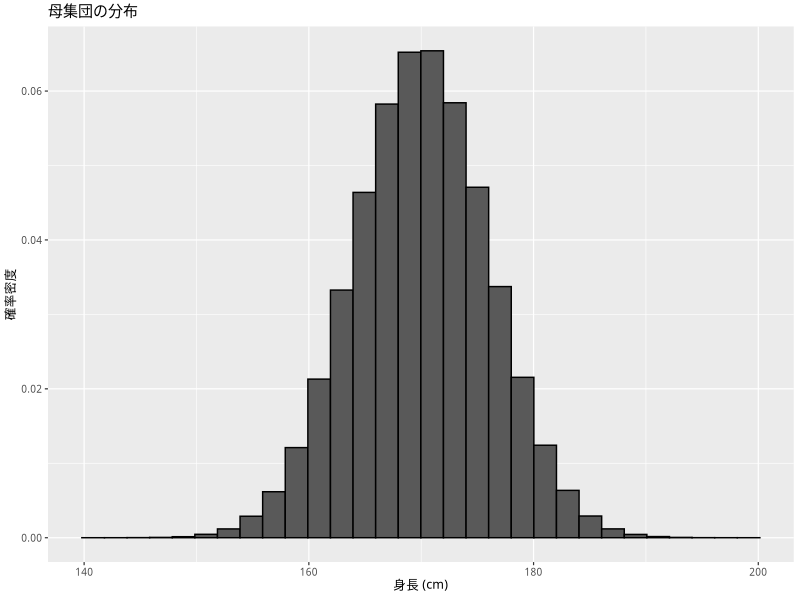
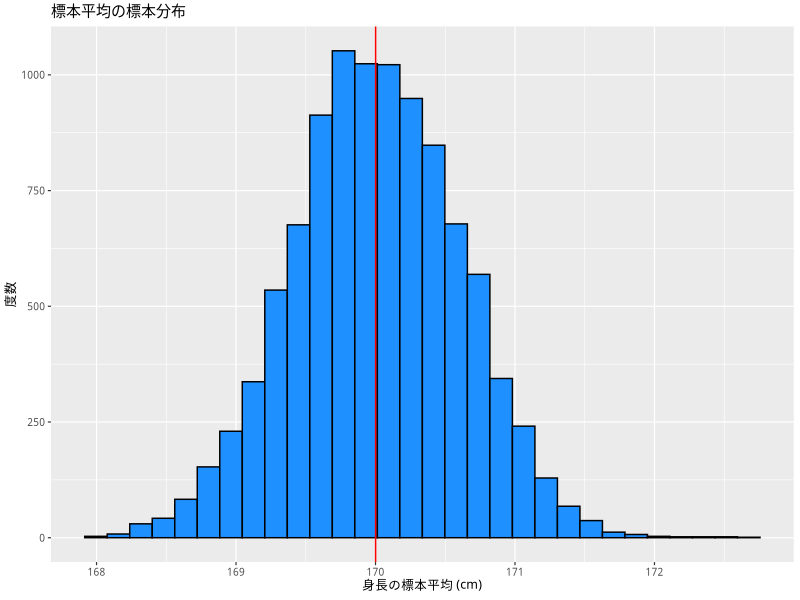
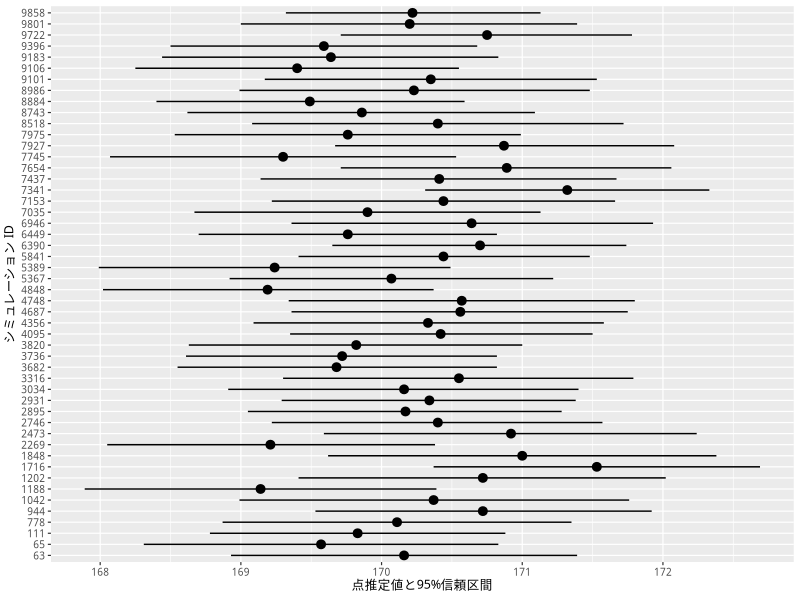
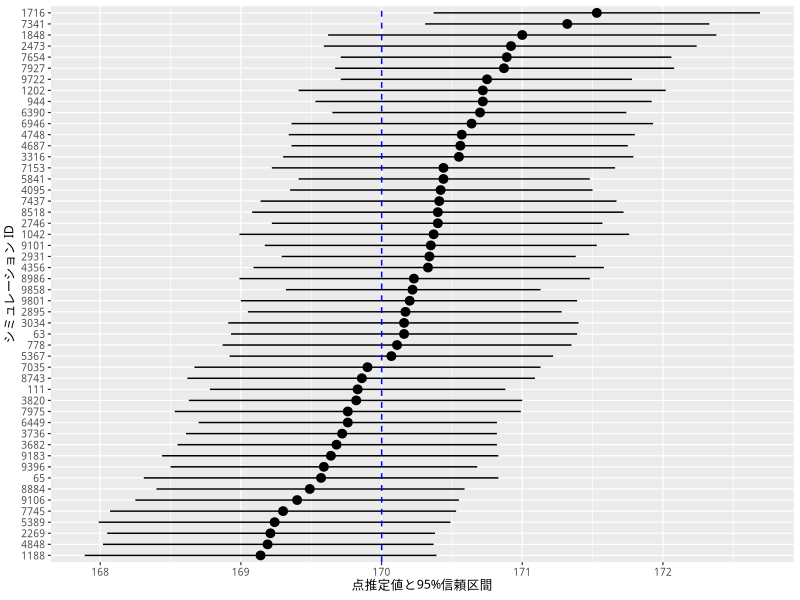
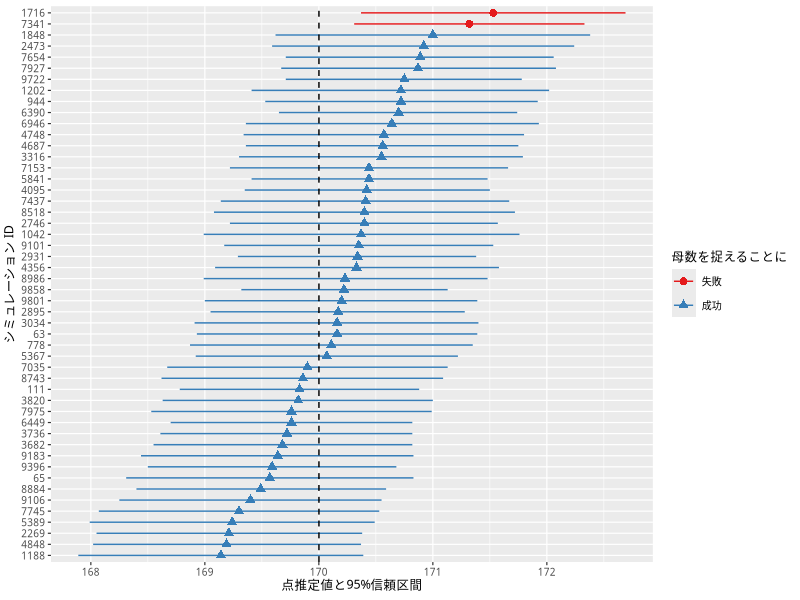

The R script that drew these images, in order:
## ---- chunk 1
#| message: false
library(tidyverse)
## 図の中で日本語を使えるようにする
## フォントの設定はお好みで
## （Unix/Linux ではIPAexフォントのインストールが必要かも）
if (.Platform$OS.type == "windows") { 
  my_font <- "Yu Gothic"  
} else if (capabilities("aqua")) { 
  my_font <- "HiraginoSans-W3"
} else {
  my_font <- "IPAexGothic"
}
theme_set(theme_gray(base_size = 9,
                     base_family = my_font))
## ---- chunk 2
#| echo: false
set.seed(2018-05-12)
## ---- chunk 3
pop <- rnorm(1e6, mean = 170, sd = 6)
## ---- chunk 4
#| message: false
pop_height <- ggplot(tibble(pop), 
                     aes(x = pop, 
                         y = after_stat(density))) +
  geom_histogram(color = "black") +
  labs(x = "身長 (cm)", 
       y = "確率密度", 
       title = "母集団の分布")
plot(pop_height)
## ---- chunk 5
mean(pop)
## ---- chunk 6
sd(pop)
## ---- chunk 7
N <- 100  # 標本サイズ
sample_1 <- sample(pop, size = N, replace = FALSE)
## ---- chunk 8
mean(sample_1)
## ---- chunk 9
(Q_95 <- qnorm((1 - 0.95) / 2, lower.tail= FALSE))
## ---- chunk 10
round(Q_95, digit = 2)
## ---- chunk 11
(Q_87 <- qnorm( (1 - 0.87) / 2, lower.tail = FALSE))
## ---- chunk 12
(var_1 <- var(sample_1))
## ---- chunk 13
(sd_1 <- sqrt(var_1))
## ---- chunk 14
sd(sample_1)
## ---- chunk 15
(SE_1 <- sd_1 / sqrt(N))
## ---- chunk 16
(lb <- mean(sample_1) - Q_95 * SE_1)
## ---- chunk 17
(ub <- mean(sample_1) + Q_95 * SE_1)
## ---- chunk 18
get_confint <- function(x, level = 0.95) {
  ## 標準正規分布を利用して信頼区間を求める関数
  ## 引数：x = 推定に使う標本（サンプル）
  ##       level = 信頼度。既定値（デフォルト）は 0.95
  ## 返り値：点推定値、信頼区間の下限値、信頼区間の上限値の3つを含むベクトル
  N <- length(x)  # サンプルサイズ
  mean_x <- mean(x)
  SE <- sd(x) / sqrt(N)
  Q <- qnorm((1 - level) / 2, lower.tail = FALSE)
  lb <- mean_x - Q * SE
  ub <- mean_x + Q * SE
  estimates <- c(round(mean_x, 2), round(lb, 2), round(ub, 2))
  names(estimates) <- c("点推定値", 
                        str_c(100*level, "%CIの下限"),          
                        str_c(100*level, "%CIの上限"))
  return(estimates)
}
## ---- chunk 19
get_confint(sample_1)
## ---- chunk 20
get_confint(sample_1, level = 0.5)
## ---- chunk 21
get_confint(sample_1, level = 0.87)
## ---- chunk 22
sample_2 <- sample(pop, size = N, replace = FALSE)
## ---- chunk 23
get_confint(sample_2)
## ---- chunk 24
sample_3 <- sample(pop, size = N, replace = FALSE)
## ---- chunk 25
get_confint(sample_3)
## ---- chunk 26
n_sims <- 1e4
## ---- chunk 27
res_sim <- matrix(NA, nrow = n_sims, ncol = 3)
## ---- chunk 28
colnames(res_sim) <- c("est", "lb", "ub")
## ---- chunk 29
for (i in 1:n_sims) {
  smpl <- sample(pop, size = N, replace = FALSE)
  res_sim[i,] <- get_confint(smpl)
}
## ---- chunk 30
res_sim[1:5, ]
## ---- chunk 31
df_sim <- as_tibble(res_sim)
## ---- chunk 32
glimpse(df_sim)
## ---- chunk 33
df_sim$id <- 1 : n_sims
## ---- chunk 34
h_est <- ggplot(df_sim, aes(x = est)) +
  geom_histogram(color = "black", 
                 fill = "dodgerblue") +
  geom_vline(xintercept = mean(pop), 
             color = "red") +    # 母平均を赤線で示す
  labs(x = "身長の標本平均 (cm)", 
       y = "度数",
       title = "標本平均の標本分布")
plot(h_est)
## ---- chunk 35
mean(df_sim$est)
mean(pop)
## ---- chunk 36
res_sim[79, 2:3]
## ---- chunk 37
res_sim[5, 2:3]
## ---- chunk 38
caught <- res_sim[, 2] <= mean(pop) & res_sim[, 3] >= mean(pop)
## ---- chunk 39
caught[1:5]
## ---- chunk 40
sum(caught)
## ---- chunk 41
#| echo: false
set.seed(1111)
## ---- chunk 42
rdm_50 <- slice_sample(df_sim, n = 50)
## ---- chunk 43
ci1 <- ggplot(rdm_50, 
              aes(y = as.factor(id), 
                  x = est, 
                  xmin = lb, 
                  xmax = ub)) +
  geom_pointrange() +
  labs(y = "シミュレーション ID", 
       x = "点推定値と95%信頼区間") 
plot(ci1)
## ---- chunk 44
ci2 <- ggplot(rdm_50, aes(y = as.factor(reorder(id, est)), 
                          x = est, 
                          xmin = lb,
                          xmax = ub)) +
  geom_pointrange() +
  geom_vline(xintercept = mean(pop), 
             color = "blue", 
             linetype = "dashed") +
  labs(y = "シミュレーション ID", 
       x = "点推定値と95%信頼区間")
plot(ci2)
## ---- chunk 45
rdm_50$caught <- rdm_50$lb <= mean(pop) & rdm_50$ub >= mean(pop)
## ---- chunk 46
#| fig.height: 8
#| fig.width: 8
ci3 <- ggplot(rdm_50, aes(y = as.factor(reorder(id, est)), 
                          x = est,
                          xmin = lb, 
                          xmax = ub, 
                          color = caught,
                          shape = caught)) +
  geom_pointrange() +
  geom_vline(xintercept = mean(pop), 
             color = "black", 
             linetype = "dashed") +
  labs(y = "シミュレーション ID", 
       x = "点推定値と95%信頼区間") +
  scale_color_brewer(palette = "Set1",
                     name = "母数を捉えることに", 
                     labels = c("失敗", "成功")) +
  scale_shape_discrete(name = "母数を捉えることに", 
                     　labels = c("失敗", "成功"))
plot(ci3)
